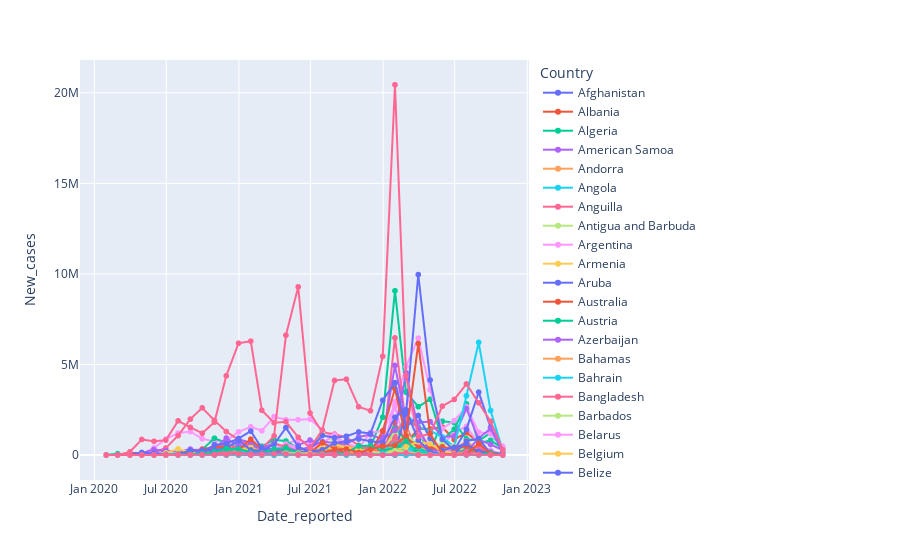

Source (notebook cell):
### Code cell
# print(len(df_new_2))
fig = px.line(df_new_2, x='Date_reported', y='New_cases',color='Country', markers='true')
fig.update_yaxes(categoryorder='total ascending')

fig.show()
